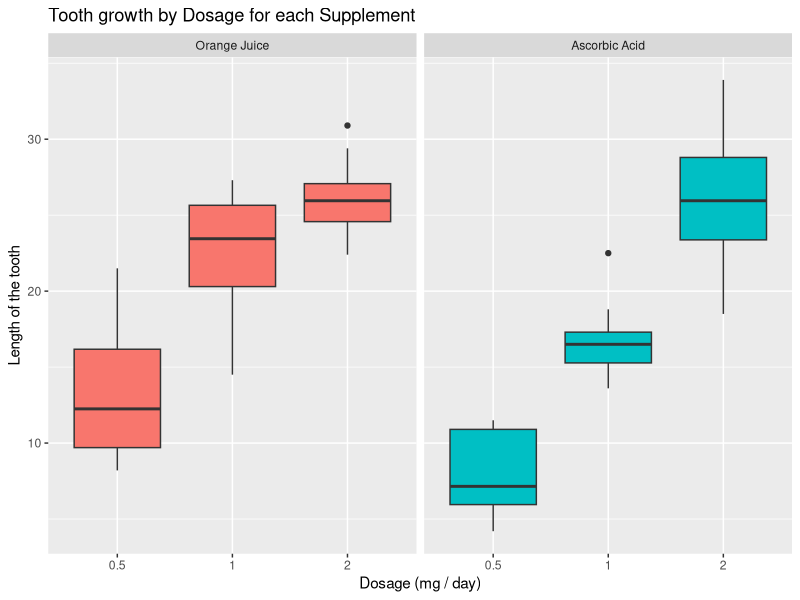

Generate this figure with R:
## ---- chunk 1
    options(scipen = 100)
## ---- chunk 2
    library(datasets)
    library(ggplot2)
## ---- chunk 3
    data("ToothGrowth")
## ---- chunk 4
    levels(ToothGrowth$supp) <- c("Orange Juice", "Ascorbic Acid")
## ---- chunk 5
    str(ToothGrowth)
## ---- chunk 6
    list(uniqLen  = length(unique(ToothGrowth$len)), 
         uniqDose = length(unique(ToothGrowth$dose)))
## ---- chunk 7
    ToothGrowth$dose <- as.factor(ToothGrowth$dose)
    str(ToothGrowth)
## ---- chunk 8
    graph <- ggplot(ToothGrowth, aes(dose,len))
    graph <- graph + facet_grid(.~supp)
    graph <- graph + geom_boxplot(aes(fill = supp), show.legend = FALSE)
    graph <- graph + labs(title = "Tooth growth by Dosage for each Supplement", 
                  y = "Length of the tooth", x = "Dosage (mg / day)")
    graph
## ---- chunk 9
    test1 <- t.test(len ~ supp, data = ToothGrowth)
    conf1 <- test1$conf.int
    pval1 <- test1$p.value
    test1
## ---- chunk 10
    test2 <- t.test(len ~ supp, data = ToothGrowth[ToothGrowth$dose == 0.5,])
    conf2 <- test2$conf.int
    pval2 <- test2$p.value
    test2
## ---- chunk 11
    test3 <- t.test(len ~ supp, data = ToothGrowth[ToothGrowth$dose == 1,])
    conf3 <- test3$conf.int
    pval3 <- test3$p.value
    test3
## ---- chunk 12
    test4 <- t.test(len ~ supp, data = ToothGrowth[ToothGrowth$dose == 2,])
    conf4 <- test4$conf.int
    pval4 <- test4$p.value
    test4
